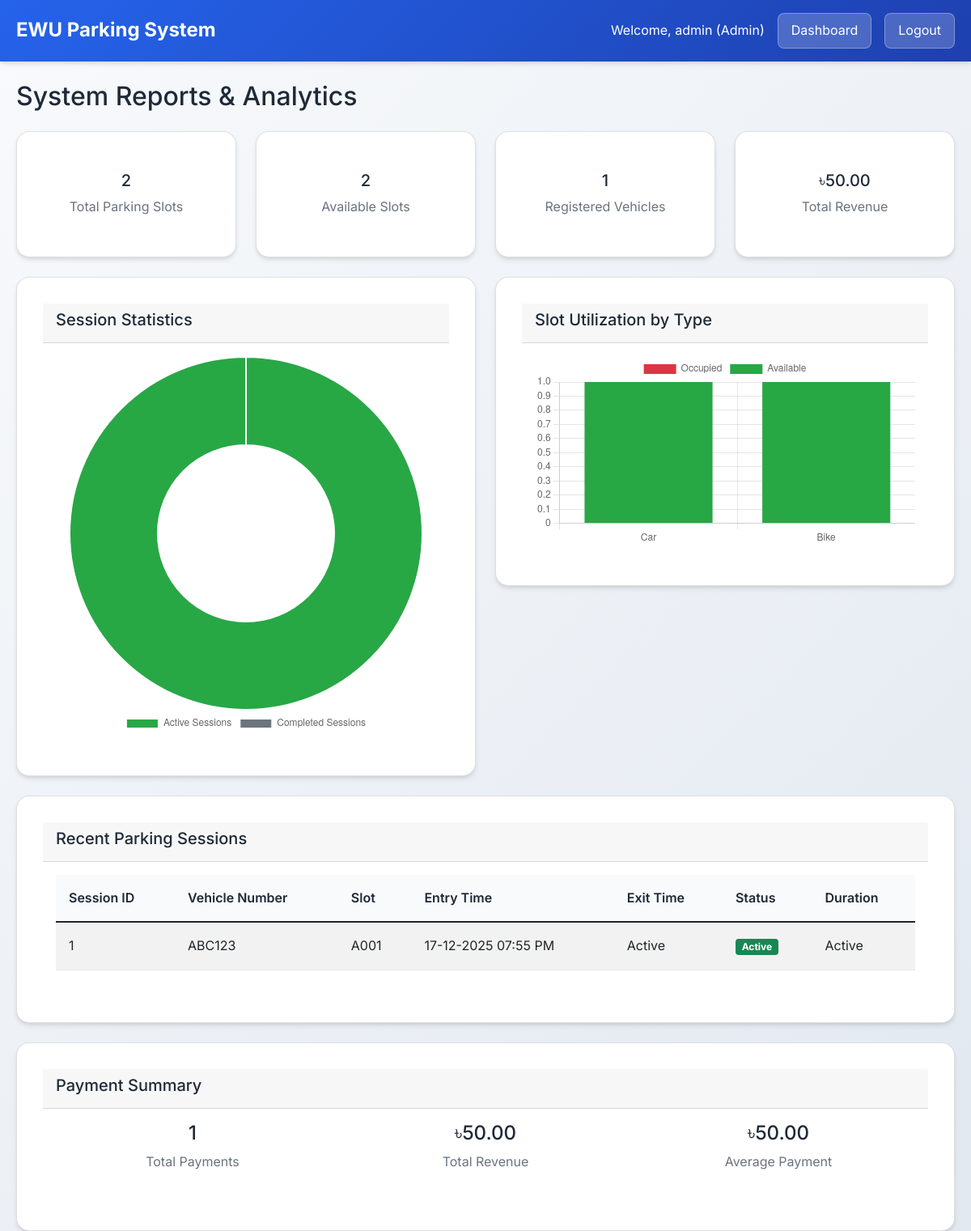
/reports.php (signed in), run on the app's committed database.
### tables this page shows
CREATE TABLE Parking_Log (
    log_id INT AUTO_INCREMENT PRIMARY KEY,
    vehicle_number VARCHAR(20) NOT NULL,
    parking_slot_id INT NOT NULL,
    entry_time DATETIME NOT NULL,
    exit_time DATETIME NULL,
    status ENUM('active', 'deactive') DEFAULT 'active',
    FOREIGN KEY (vehicle_number) REFERENCES Vehicle(Vehicle_number) ON DELETE CASCADE ON UPDATE CASCADE,
    FOREIGN KEY (parking_slot_id) REFERENCES Parking_Slot(Parking_slot_id) ON DELETE CASCADE ON UPDATE CASCADE
);

CREATE TABLE Parking_Slot (
    Parking_slot_id INT AUTO_INCREMENT PRIMARY KEY,
    Slot_number VARCHAR(10) UNIQUE NOT NULL,
    Slot_type ENUM('Car', 'Bike') NOT NULL,
    Is_occupied ENUM('yes', 'no') DEFAULT 'no',
    Location VARCHAR(50) NOT NULL
);

### db.php (called while the page is built, shortened)
<?php
function getDBConnection() {
    $conn = new mysqli(DB_HOST, DB_USER, DB_PASS, DB_NAME);
    return $conn;
}
?>

### models/ParkingSlot.php (called while the page is built, shortened)
<?php
require_once __DIR__ . '/../db.php';
class ParkingSlot {
    private $conn;
    public function __construct() {
        $this->conn = getDBConnection();
    }
    public function readAll() {
        $result = $this->conn->query("SELECT * FROM Parking_Slot");
        return $result->fetch_all(MYSQLI_ASSOC);
    }
    public function readById($parking_slot_id) {
        $stmt = $this->conn->prepare("SELECT * FROM Parking_Slot WHERE Parking_slot_id = ?");
        $stmt->bind_param("i", $parking_slot_id);
        $stmt->execute();
        $result = $stmt->get_result();
        $slot = $result->fetch_assoc();
        return $slot;
    }
    public function getAvailableSlots() {
        $result = $this->conn->query("SELECT * FROM Parking_Slot WHERE Is_occupied = 'no'");
        return $result->fetch_all(MYSQLI_ASSOC);
    }
}
?>

### models/Vehicle.php (called while the page is built, shortened)
<?php
require_once __DIR__ . '/../db.php';
class Vehicle {
    private $conn;
    public function __construct() {
        $this->conn = getDBConnection();
    }
    public function readAll() {
        $result = $this->conn->query("SELECT * FROM Vehicle");
        return $result->fetch_all(MYSQLI_ASSOC);
    }
}
?>

### models/Payment.php (called while the page is built, shortened)
<?php
require_once __DIR__ . '/../db.php';
class Payment {
    private $conn;
    public function __construct() {
        $this->conn = getDBConnection();
    }
    public function readAll() {
        $result = $this->conn->query("SELECT * FROM Payment");
        return $result->fetch_all(MYSQLI_ASSOC);
    }
}
?>

### models/ParkingLog.php (called while the page is built, shortened)
<?php
require_once __DIR__ . '/../db.php';
class ParkingLog {
    private $conn;
    public function __construct() {
        $this->conn = getDBConnection();
    }
    public function readAll() {
        $result = $this->conn->query("SELECT * FROM Parking_Log");
        return $result->fetch_all(MYSQLI_ASSOC);
    }
    public function getActiveLogs() {
        $result = $this->conn->query("SELECT * FROM Parking_Log WHERE status = 'active'");
        return $result->fetch_all(MYSQLI_ASSOC);
    }
}
?>

### reports.php (the view, shortened to what this page needs)
<?php
function formatDateTime($datetime) {
    if (!$datetime || $datetime === 'Active') return 'Active';
    $dt = new DateTime($datetime);
    return $dt->format('d-m-Y h:i A');
}
require_once 'models/ParkingSlot.php';
require_once 'models/Vehicle.php';
require_once 'models/ParkingLog.php';
require_once 'models/Payment.php';
$slotModel = new ParkingSlot();
$vehicleModel = new Vehicle();
$logModel = new ParkingLog();
$paymentModel = new Payment();
$totalSlots = count($slotModel->readAll());
$availableSlots = count($slotModel->getAvailableSlots());
$totalVehicles = count($vehicleModel->readAll());
$totalSessions = count($logModel->readAll());
$activeSessions = count($logModel->getActiveLogs());
$completedSessions = $totalSessions - $activeSessions;
$totalPayments = count($paymentModel->readAll());
$payments = $paymentModel->readAll();
$totalRevenue = 0;
foreach ($payments as $payment) {
    $totalRevenue += $payment['Amount'];
}
$recentSessions = $logModel->readAll();
usort($recentSessions, function($a, $b) {
    return strtotime($b['entry_time']) - strtotime($a['entry_time']);
});
$recentSessions = array_slice($recentSessions, 0, 10);
$slots = $slotModel->readAll();
$slotTypes = [];
foreach ($slots as $slot) {
    $type = $slot['Slot_type'];
    if (!isset($slotTypes[$type])) {
        $slotTypes[$type] = ['total' => 0, 'occupied' => 0];
    }
    $slotTypes[$type]['total']++;
}
?>
<!DOCTYPE html>
<html lang="en">
<head>
    <link href="https://cdn.jsdelivr.net/npm/bootstrap@5.1.3/dist/css/bootstrap.min.css" rel="stylesheet">
    <link href="assets/css/style.css" rel="stylesheet">
</head>
<body>
    <header class="header">
        <div class="container">
            <h1>EWU Parking System</h1>
            <div class="user-info">
                <span>Welcome, <?php echo htmlspecialchars($_SESSION['username']); ?> (<?php echo htmlspecialchars($_SESSION['role']); ?>)</span>
                <a href="dashboard.php" class="btn-logout">Dashboard</a>
                <a href="dashboard.php?logout=1" class="btn-logout">Logout</a>
            </div>
        </div>
    </header>
    <main class="container mt-4">
        <h2 class="mb-4">System Reports & Analytics</h2>
        <div class="row mb-4">
            <div class="col-md-3">
                <div class="card text-center">
                    <div class="card-body">
                        <h5 class="card-title"><?php echo $totalSlots; ?></h5>
                        <p class="card-text">Total Parking Slots</p>
                    </div>
                </div>
            </div>
            <div class="col-md-3">
                <div class="card text-center">
                    <div class="card-body">
                        <h5 class="card-title"><?php echo $availableSlots; ?></h5>
                        <p class="card-text">Available Slots</p>
                    </div>
                </div>
            </div>
            <div class="col-md-3">
                <div class="card text-center">
                    <div class="card-body">
                        <h5 class="card-title"><?php echo $totalVehicles; ?></h5>
                        <p class="card-text">Registered Vehicles</p>
                    </div>
                </div>
            </div>
            <div class="col-md-3">
                <div class="card text-center">
                    <div class="card-body">
                        <h5 class="card-title">৳<?php echo number_format($totalRevenue, 2); ?></h5>
                        <p class="card-text">Total Revenue</p>
                    </div>
                </div>
            </div>
        </div>
        <div class="row mb-4">
            <div class="col-md-6">
                <div class="card">
                    <div class="card-header">
                        <h5>Session Statistics</h5>
                    </div>
                    <div class="card-body">
                        <canvas id="sessionChart"></canvas>
                    </div>
                </div>
            </div>
            <div class="col-md-6">
                <div class="card">
                    <div class="card-header">
                        <h5>Slot Utilization by Type</h5>
                    </div>
                    <div class="card-body">
                        <canvas id="slotChart"></canvas>
                    </div>
                </div>
            </div>
        </div>
        <div class="card mb-4">
            <div class="card-header">
                <h5>Recent Parking Sessions</h5>
            </div>
            <div class="card-body">
                <div class="table-responsive">
                    <table class="table table-striped">
                        <thead>
                            <tr>
                                <th>Session ID</th>
                                <th>Vehicle Number</th>
                                <th>Slot</th>
                                <th>Entry Time</th>
                                <th>Exit Time</th>
                                <th>Status</th>
                                <th>Duration</th>
                            </tr>
                        </thead>
                        <tbody>
                            <?php foreach ($recentSessions as $session): ?>
                            <tr>
                                <td><?php echo htmlspecialchars($session['log_id']); ?></td>
                                <td><?php echo htmlspecialchars($session['vehicle_number']); ?></td>
                                <td><?php
                                    $slot = $slotModel->readById($session['parking_slot_id']);
                                    echo htmlspecialchars($slot ? $slot['Slot_number'] : 'N/A');
                                ?></td>
                                <td><?php echo htmlspecialchars(formatDateTime($session['entry_time'])); ?></td>
                                <td><?php echo htmlspecialchars(formatDateTime($session['exit_time'])); ?></td>
                                <td>
                                    <span class="badge <?php echo $session['status'] === 'active' ? 'bg-success' : 'bg-secondary'; ?>">
                                        <?php echo htmlspecialchars(ucfirst($session['status'])); ?>
                                    </span>
                                </td>
                                <td><?php
                                    if ($session['exit_time']) {
                                        $entry = strtotime($session['entry_time']);
                                        $exit = strtotime($session['exit_time']);
                                        $duration = $exit - $entry;
                                        $hours = floor($duration / 3600);
                                        $minutes = floor(($duration % 3600) / 60);
                                        echo $hours . 'h ' . $minutes . 'm';
                                    } else {
                                        echo 'Active';
                                    }
                                ?></td>
                            </tr>
                            <?php endforeach; ?>
                        </tbody>
                    </table>
                </div>
            </div>
        </div>
        <div class="card">
            <div class="card-header">
                <h5>Payment Summary</h5>
            </div>
            <div class="card-body">
                <div class="row">
                    <div class="col-md-4">
                        <div class="text-center">
                            <h4><?php echo $totalPayments; ?></h4>
                            <p>Total Payments</p>
                        </div>
                    </div>
                    <div class="col-md-4">
                        <div class="text-center">
                            <h4>৳<?php echo number_format($totalRevenue, 2); ?></h4>
                            <p>Total Revenue</p>
                        </div>
                    </div>
                    <div class="col-md-4">
                        <div class="text-center">
                            <h4>৳<?php echo $totalPayments > 0 ? number_format($totalRevenue / $totalPayments, 2) : '0.00'; ?></h4>
                            <p>Average Payment</p>
                        </div>
                    </div>
                </div>
            </div>
        </div>
    </main>
    <script>
        // Session Statistics Chart
        const sessionCtx = document.getElementById('sessionChart').getContext('2d');
        new Chart(sessionCtx, {
            type: 'doughnut',
            data: {
                labels: ['Active Sessions', 'Completed Sessions'],
                datasets: [{
                    data: [<?php echo $activeSessions; ?>, <?php echo $completedSessions; ?>],
                    backgroundColor: ['#28a745', '#6c757d']
                }]
            },
            options: {
                responsive: true,
                plugins: {
                    legend: {
                        position: 'bottom',
                    }
                }
            }
        });
        // Slot Utilization Chart
        const slotCtx = document.getElementById('slotChart').getContext('2d');
        new Chart(slotCtx, {
            type: 'bar',
            data: {
                labels: <?php echo json_encode(array_keys($slotTypes)); ?>,
                datasets: [{
                    label: 'Occupied',
                    data: <?php echo json_encode(array_column($slotTypes, 'occupied')); ?>,
                    backgroundColor: '#dc3545'
                }, {
                    label: 'Available',
                    data: <?php
                        $available = [];
                        foreach ($slotTypes as $type => $data) {
                            $available[] = $data['total'] - $data['occupied'];
                        }
                        echo json_encode($available);
                    ?>,
                    backgroundColor: '#28a745'
                }]
            },
            options: {
                responsive: true,
                scales: {
                    x: {
                        stacked: true,
                    },
                    y: {
                        stacked: true
                    }
                }
            }
        });
    </script>
</body>
</html>

### assets/css/style.css (style rules this page uses)
:root { --primary-color: #2563eb; --secondary-color: #1e40af; --accent-color: #3b82f6; --success-color: #10b981; --warning-color: #f59e0b; --danger-color: #ef4444; --light-bg: #f8fafc; --dark-text: #1f2937; --light-text: #6b7280; --border-color: #e5e7eb; --shadow: 0 4px 6px -1px rgba(0, 0, 0, 0.1), 0 2px 4px -1px rgba(0, 0, 0, 0.06); --shadow-lg: 0 10px 15px -3px rgba(0, 0, 0, 0.1), 0 4px 6px -2px rgba(0, 0, 0, 0.05); }
* { margin: 0; padding: 0; box-sizing: border-box; }
body { min-height: 100vh; }
body { font-family: 'Inter', -apple-system, BlinkMacSystemFont, 'Segoe UI', Roboto, sans-serif; background: linear-gradient(135deg, var(--light-bg) 0%, #e2e8f0 100%); min-height: 100vh; color: var(--dark-text); line-height: 1.6; }
.container { max-width: 1200px; margin: 0 auto; padding: 0 20px; }
.header { background: linear-gradient(135deg, var(--primary-color) 0%, var(--secondary-color) 100%); color: white; padding: 1rem 0; box-shadow: var(--shadow); position: sticky; top: 0; z-index: 100; }
.header .container { display: flex; justify-content: space-between; align-items: center; }
.header h1 { font-size: 1.5rem; font-weight: 700; margin: 0; }
.header .user-info { display: flex; align-items: center; gap: 1rem; }
.btn-logout { background: rgba(255, 255, 255, 0.2); border: 1px solid rgba(255, 255, 255, 0.3); color: white; padding: 0.5rem 1rem; border-radius: 0.5rem; text-decoration: none; transition: all 0.3s ease; }
.card { background: white; border-radius: 1rem; box-shadow: var(--shadow); padding: 2rem; transition: all 0.3s ease; }
.card p { color: var(--light-text); margin-bottom: 1.5rem; }
.table { width: 100%; border-collapse: collapse; }
.table th, .table td { padding: 1rem; text-align: left; border-bottom: 1px solid var(--border-color); }
.table th { background: var(--light-bg); font-weight: 600; color: var(--dark-text); }

### data on the page
parking_log: log_id "1", vehicle_number "ABC123", parking_slot.Slot_number "A001", entry_time "17-12-2025 07:55 PM", exit_time "Active", status "Active"

### other printed values
$_SESSION['username'] "admin"
$_SESSION['role'] "Admin"
$totalSlots "2"
$availableSlots "2"
$totalVehicles "1"
$totalRevenue "50.00"
$totalPayments "1"
$totalRevenue / $totalPayments "50.00"
chart data {{ $completedSessions }} 0
chart data {{ json_encode(array_keys($slotTypes)) }} ["Car","Bike"]
chart data {{ json_encode(array_column($slotTypes, 'occupied')) }} [0,0]
